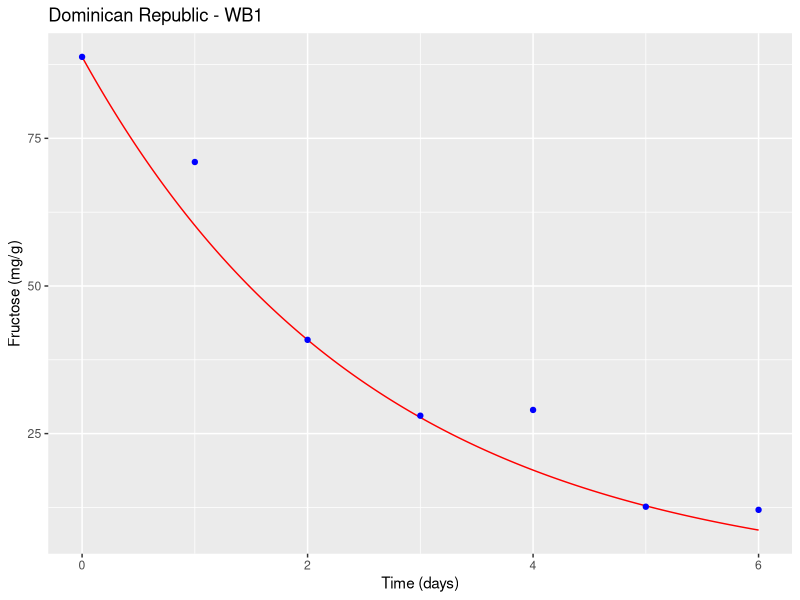
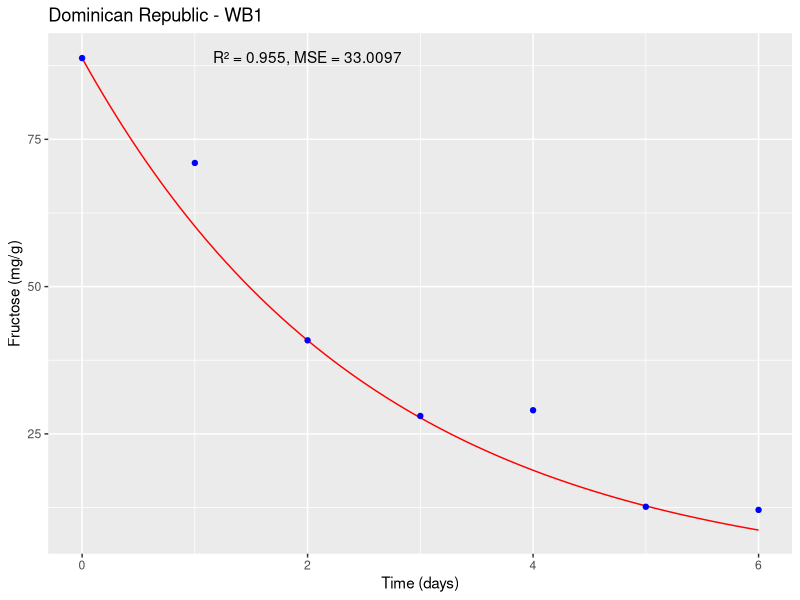
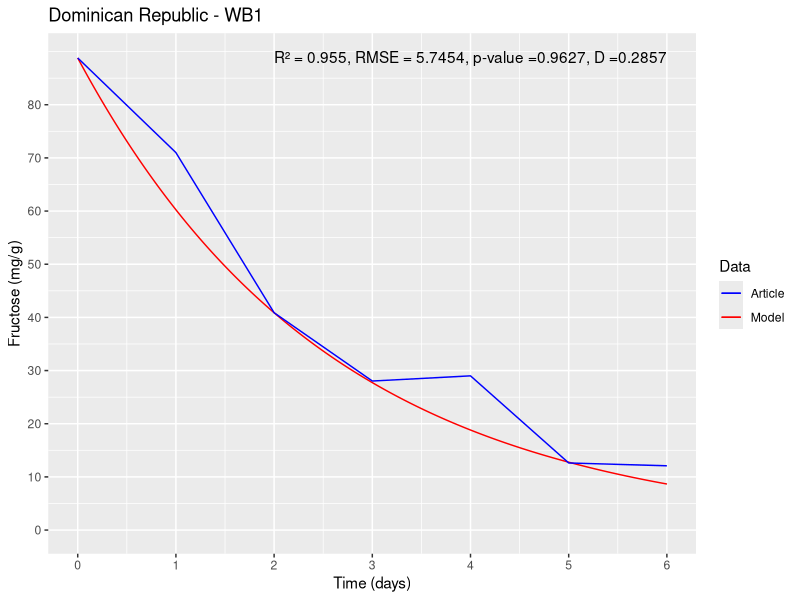

Here is the R script that generated these plots, in order:
#Packages#
install.packages("deSolve")
install.packages("ggplot2")
#Libraries#
library(deSolve)
library(ggplot2)

state1<-c(y=88.795) #Initial state#
times1<-seq(0,6,1/10000) #6 days with 10000 intervals per day#
parameters1<-c(Y1=80.118,Y2=840.54) #Parameter values#
#Galvez et al., 2007 Dominican Republic <- Dominican Republic - WB1#
#doi:10.1016/j.ijfoodmicro.2006.10.041#
#Dominican Republic - WB1#


#(i). DATA TO FEED THE FRUCTOSE MODEL#


#nu1#
U<- 0.1557
f<- 88.795
K<-0.6181
L<-0.022808213
U1 <- (U*f/f+K*L)*L
U1
#nu2#
U2<- 0.3296
f2<- 88.795
K2<-0.6377
BAL2<-1.25E-08

U2 <- (U2*f2/f2+K2*BAL2)*BAL2
U2

#Differential equation#
ODE1<-function(times,state,parameters){ 
  y<-state[1] #inital state
  Y1<-parameters[1] #parameter 1
  Y2<-parameters[2] #parameter 2
  dy<--(Y1*U1/0.8)*y-(Y2*U2/0.8)*y #equation 
  res<-dy
  list(res)
}


#number solution#
solution1<-lsoda(state1, times1, ODE1, parameters1)

#(ii). EXPERIMENTAL DATA OF ARTICLE#

ts = c(0,24/24,48/24,72/24,96/24,120/24,144/24)
fru<-c(88.795,70.992,40.877,28.034,29.008,12.621,12.09)

#Graph#

df <- data.frame(time = solution1[,1], fructose = solution1[,2])
d<-ggplot() +
  geom_line(data = df, aes(x = time, y = fructose), color = "red") +
  geom_point(data = data.frame(time = ts, fructose = fru), aes(x = time, y = fructose), color = "blue") +
  xlab("Time (days)") + ylab("Fructose (mg/g)") +
  ggtitle("Dominican Republic - WB1")
plot(d)


#Statistical validation#

#To statistically validate the mathematical model, various analysis tools can be used,
#but one of the most common is to compare the model results with experimental data and evaluate the quality of the fit.
#In this case, one can use the coefficient of determination (R²), the mean squared error (MSE), and the root mean square error (RMSE) as fitting measures#

#To calculate R², MSE, and RMSE, one can compare the values predicted by the model with
#the experimental data. First, extract the values predicted by the model at the same points 
#where the experimental measurements were taken, 
#using the approx() function in R:

pred <- approx(solution1[,1], solution1[,2], ts)$y

#Then, R², MSE, and RMSE can be calculated using the following formulas:
SSE <- sum((fru - pred)^2)
SST <- sum((fru - mean(fru))^2)
R2 <- 1 - SSE/SST
MSE <- SSE/length(fru)
RMSE <- sqrt(MSE)

#Where SSE is the sum of squared errors,
#SST is the total sum of squares,
#R² is the coefficient of determination, MSE is the mean squared error and RMSE is the root mean square error.

cat("R² = ", round(R2, 4), "\n")
cat("MSE = ", round(MSE, 4), "\n")
cat("RMSE = ", round(RMSE, 4), "\n")

#R² measures the proportion of total variation in the experimental data
#that is explained by the model. A value of R² close to 1 indicates a good fit of the model to the experimental data

#MSE measures the average of squared errors between experimental values
#and the values predicted by the model. A low MSE value indicates good predictive capability of the model.

#The root mean square error (RMSE) was determined, which quantifies the magnitude of deviation of simulated values from observed values.

d <- ggplot() +
  geom_line(data = df, aes(x = time, y = fructose), color = "red") +
  geom_point(data = data.frame(time = ts, fructose = fru), aes(x = time, y = fructose), color = "blue") +
  xlab("Time (days)") + ylab("Fructose (mg/g)") +
  ggtitle("Dominican Republic - WB1") +
  annotate("text", x = 2, y = 89, label = paste0("R² = ", round(R2, 4), ", MSE = ", round(MSE, 4)))

plot(d)

#Two-sample Kolmogorov–Smirnov test - KS#
#Ho: The simulation results follow the same distribution of experimental data#
#Ha: The simulation results do not follow the same distribution of experimental data#
#Hypothesis test with an alpha of 0.05#
#to determine if there is a significant difference between the data and the exponential distribution#
#Hypothesis test
alpha <- 0.05

# Perform Kolmogorov-Smirnov test
ks_test <- ks.test(fru, pred)
ks_test

# Results Kolmogorov-Smirnov test
cat("Kolmogorov-Smirnov test:", "\n")
cat("Test statistic:", round(ks_test$statistic, 4), "\n")
cat("p-value:", round(ks_test$p.value, 4), "\n")

if (ks_test$p.value < alpha) {
  cat("The simulation results do not follow the same distribution of experimental data.\n")
} else {
  cat("The simulation results follow the same distribution of experimental data.\n")
}


#Final plot#
p_value <- round(ks_test$p.value, 4)
D <- round(ks_test$statistic, 4)

# First, define the colors we want to use for each element:
colors <- c(Model = "red", Article = "blue")

# Then the script is modified to assign a name to each geom and set the color scale manually
d <- ggplot() +
  geom_line(data = df, aes(x = time, y = fructose, color = "Model"), show.legend = TRUE) +
  geom_line(data = data.frame(time = ts, fructose = fru), aes(x = time, y = fructose, color = "Article"), show.legend = TRUE) +
  xlab("Time (days)") + ylab("Fructose (mg/g)") +
  ggtitle("Dominican Republic - WB1") +
  annotate("text", x = 4, y = 89, label = paste0("R² = ", round(R2, 4), ", RMSE = ", round(RMSE, 4), ", p-value =", round(p_value, 4), ", D =", round(D, 4))) +
  labs(color = "Data") +  # Change the title of the legend
  scale_color_manual(values = colors) +
  scale_x_continuous(limits = c(0, 6), breaks = seq(0, 6, 1)) +  # x-axis boundaries and intervals between marks
  scale_y_continuous(limits = c(0, 89), breaks = seq(0, 89, 10))   # y-axis boundaries and intervals between marks

#PLOT#
print(d)
